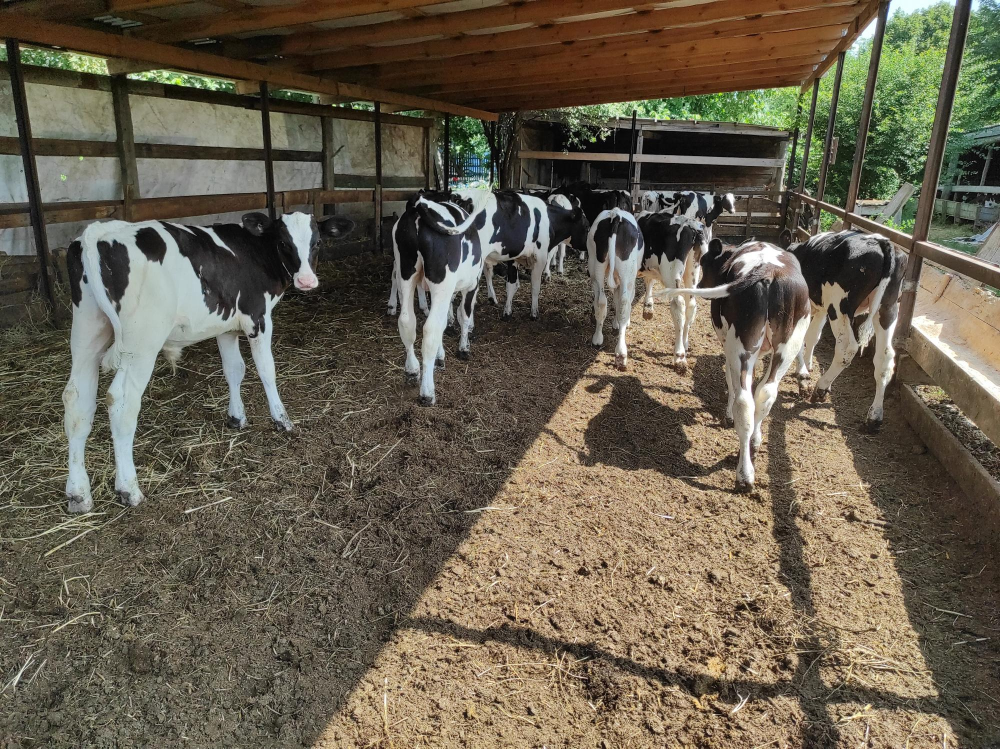
#> input picture datasets/kaggle_cows/images/1.png, 2000 x 1497 px (shown at 1/2 size); its folder holds only this picture in this run
$ python prepare_data.py
#> lines starting #> are read from the running program, lines starting #| are printed output that depends on the picture
import os
import shutil
from PIL import Image
import xml.etree.ElementTree as ET

def prepare_data():
    # Training datasets
    train_datasets = ['../datasets/kaggle_cows/images', '../datasets/livestock-qocf0/train/images',
                      '../datasets/wildlife-4satw/train/images', '../datasets/wildlife-yj7t1/train/images']

    # Test datasets for accuracy evaluation
    test_datasets = ['../datasets/livestock-qocf0/test/images',
                     '../datasets/wildlife-4satw/test/images', '../datasets/wildlife-yj7t1/test/images']

    # Create directories
    train_img_dir = '../data/JPEGImages'
    train_ann_dir = '../data/Annotations'
    test_img_dir = '../data/TestImages'
    test_ann_dir = '../data/TestAnnotations'

    for dir_path in [train_img_dir, train_ann_dir, test_img_dir, test_ann_dir]:
        os.makedirs(dir_path, exist_ok=True)

    # Process training data
    train_count = process_datasets(train_datasets, train_img_dir, train_ann_dir, "train")

    # Process test data
    test_count = process_datasets(test_datasets, test_img_dir, test_ann_dir, "test")

    print(f"✓ Prepared {train_count} training images")
    print(f"✓ Prepared {test_count} test images")
    print(f"✓ Total: {train_count + test_count} images")

def process_datasets(datasets, img_dir, ann_dir, split_type):
#> called with img_dir = '../data/JPEGImages', ann_dir = '../data/Annotations', split_type = 'train'
    count = 0
    for dataset in datasets:
        if not os.path.exists(dataset):
            continue

        for root, dirs, files in os.walk(dataset):
            for file in files:
                if file.lower().endswith(('.jpg', '.jpeg', '.png')):
                    src = os.path.join(root, file)
                    dst = os.path.join(img_dir, f"{split_type}_{count:06d}.jpg")

                    try:
                        Image.open(src).convert('RGB').resize((640, 480)).save(dst, 'JPEG')
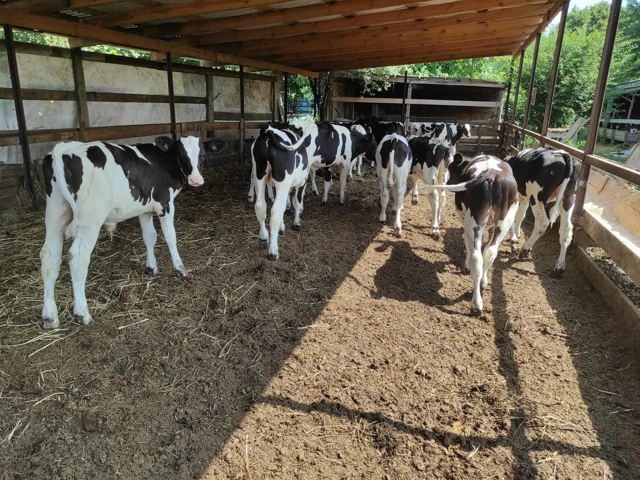
#> saved as train_000000.jpg: PIL image 640x480 RGB; mean R, G, B 103.2, 94.8, 77.9
                        create_xml(f"{split_type}_{count:06d}.jpg", ann_dir, dataset)
                        count += 1
                    except:
                        continue
    return count

def create_xml(img_name, ann_dir, dataset_path):
    animal = 'cattle'
    if 'wildlife' in dataset_path: animal = 'elephant'
    elif 'wild' in dataset_path: animal = 'zebra'

    root = ET.Element('annotation')
    ET.SubElement(root, 'filename').text = img_name

    size = ET.SubElement(root, 'size')
    ET.SubElement(size, 'width').text = '640'
    ET.SubElement(size, 'height').text = '480'
    ET.SubElement(size, 'depth').text = '3'

    obj = ET.SubElement(root, 'object')
    ET.SubElement(obj, 'name').text = animal

    bbox = ET.SubElement(obj, 'bndbox')
    ET.SubElement(bbox, 'xmin').text = '160'
    ET.SubElement(bbox, 'ymin').text = '120'
    ET.SubElement(bbox, 'xmax').text = '480'
    ET.SubElement(bbox, 'ymax').text = '360'

    ET.ElementTree(root).write(os.path.join(ann_dir, img_name.replace('.jpg', '.xml')))

if __name__ == '__main__':
    prepare_data()
